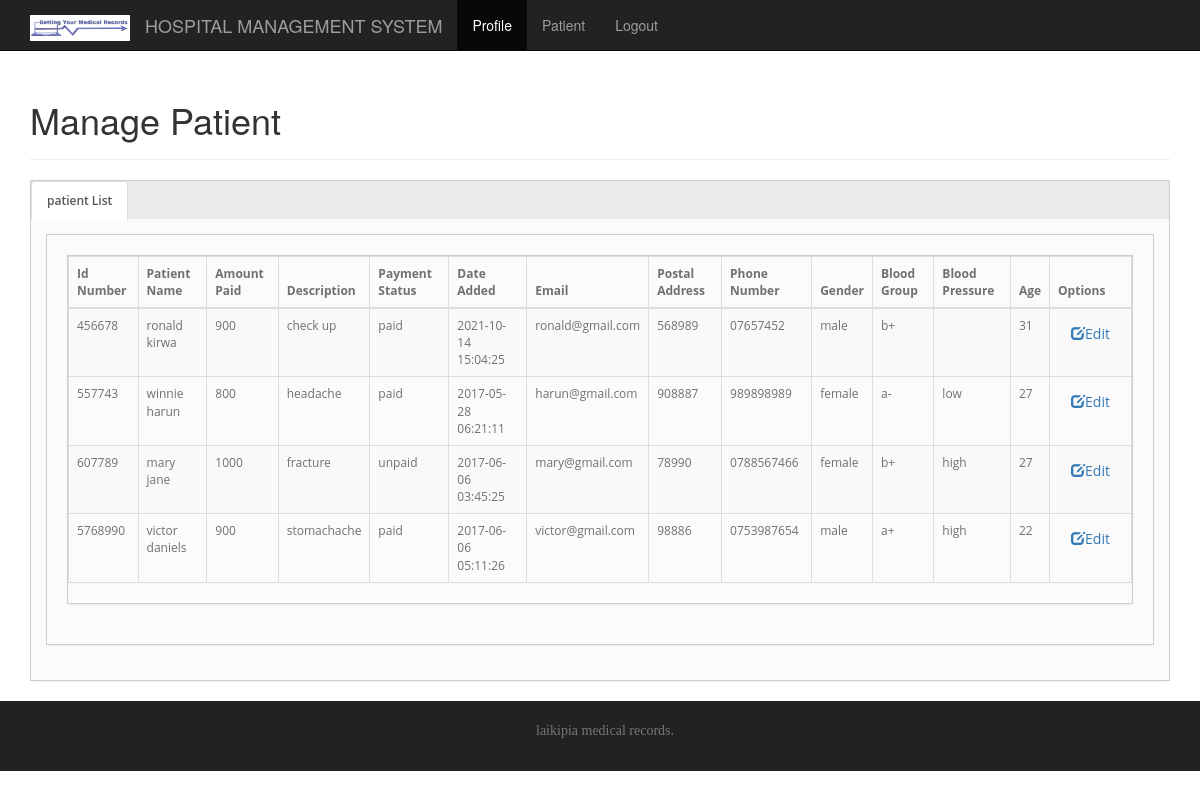
/diagnosis.php (signed in), run on the app's committed database.
### tables this page shows
CREATE TABLE `patient` (
  `id` int(11) NOT NULL,
  `patientname` varchar(100) NOT NULL,
  `amount` int(11) NOT NULL,
  `description` varchar(255) NOT NULL,
  `status` varchar(100) NOT NULL,
  `date_added` timestamp NOT NULL DEFAULT CURRENT_TIMESTAMP ON UPDATE CURRENT_TIMESTAMP,
  `bloodpressure` varchar(100) NOT NULL,
  `bloodgroup` varchar(45) NOT NULL,
  `age` int(11) NOT NULL,
  `gender` varchar(100) NOT NULL,
  `address` varchar(100) NOT NULL,
  `phone` varchar(100) NOT NULL,
  `email` varchar(100) NOT NULL,
  `labreporttype` varchar(255) NOT NULL,
  `labreport` text NOT NULL
);

### diagnosis.php (the view, shortened to what this page needs)
<?php
include'connection.php';
if($_SESSION['loggedInId']) {
$query = "SELECT * FROM patient";
$result = mysqli_query( $conn, $query );
}
?>
<!DOCTYPE html>
<html lang="en">
  <head>
    <link href="bootstrap/css/bootstrap.min.css" rel="stylesheet">
    <link href="css/styles.css" rel="stylesheet">
  </head>
  <body>
    <nav class="navbar navbar-inverse navbar-fixed-top">
      <div class="container">
        <div class="navbar-header">
          <a class="navbar-brand" href="index.html"><img src="images/logo.png" alt="logo" ></a>
          <a class="navbar-brand" href="#">HOSPITAL MANAGEMENT SYSTEM</a>
        </div>
        <div id="navbar" class="collapse navbar-collapse">
          <ul class="nav navbar-nav">
            <li class="active"><a href="lab.php">Profile</a></li>
            <li><a href="diagnosis.php">Patient</a></li>
            <li><a href="index.php">Logout</a></li>
          </ul>
        </div>
      </div>
    </nav>
    <div class="container">
        <div class="page-header">
            <h1>Manage Patient</h1>
        </div>
        <div class="box">
	<div class="box-header">
		<ul class="nav nav-tabs nav-tabs-left">
			<li class="active">
            	<a href="#list" data-toggle="tab"><i class="icon-align-justify"></i>
					patient List
                    	</a></li>
		</ul>
	</div>
	<div class="box-content padded">
		<div class="tab-content">
			<div class="tab-pane box active" id="list" style="padding: 5px">
                <div class="box-content padded">
                    <div class="tab-pane box" id="list">
                        <table class="table table-striped table-bordered table-hover table-responsive">
                          <thead>
                		<tr>
                    		<th>Id Number</th>
                    		<th>Patient Name</th>
                    		<th>Amount Paid</th>
                    		<th>Description</th>
                    		<th>Payment Status</th>
                    		<th>Date Added</th>
                            <th>Email</th>
                            <th>Postal Address</th>
                            <th>Phone Number</th>
                            <th>Gender</th>
                            <th>Blood Group</th>
                            <th>Blood Pressure</th>
                            <th>Age</th>
                    		<th>Options</th>
						</tr>
					</thead>
                    <tbody>
                    <?php
                    if( mysqli_num_rows($result) > 0 ){
                       while( $row = mysqli_fetch_assoc($result) ) {
                           echo "<tr>";
                           echo "<td>" . @$row['id'] . "</td><td>" . @$row['patientname'] . "</td><td>" . @$row['amount'] . "</td><td>" . @$row['description'] . "</td><td>" . @$row['status'] . "</td><td>" . @$row['date_added'] . "</td><td>" . @$row['email'] . "</td><td>" . @$row['address'] . "</td><td>" . @$row['phone'] . "</td><td>" . @$row['gender'] . "</td><td>" . @$row['bloodgroup'] . "</td><td>" . @$row['bloodpressure'] . "</td><td>" . @$row['age'] . "</td>";
                            echo '<td><a href="labreport.php?id=' . $row['id'] . '" type="button" class=btn btn-primary btn-sm"><span class="glyphicon glyphicon-edit"></span>Edit</a></td>';
                           echo "</tr>";
                       }
                   } else {
                     echo "you have no clients";
                   }
                ?>
                        </tbody>
                        </table>
                    </div>
                </div>
			</div>
		</div>
	</div>
</div>
    </div>
      <footer class="footer">
      <div class="container">
        <p class="text-muted">laikipia medical records.</p>
      </div>
    </footer>
  </body>
</html>

### css/styles.css (style rules this page uses)
body { padding-top:60px; }
footer { background: #222; padding: 20px; text-align: center; font-family: Georgia, Times, serif; }
.navbar-brand img { height: 128%; margin-top: 0px; width: 100px; }
.box { box-shadow: 0 2px 2px -2px #cccccc; background: #fbfbfb; border: 1px solid #cdcdcd; border-radius: 0px; margin-bottom: 20px; padding: 0; text-decoration: none; outline: none; font: 400 12px 'Open Sans',HelveticaNeue,Helvetica,Arial; color: #707070; }
.box .box-header { background: #eaeaea; }
.box .box-header .nav-tabs { border-bottom: none; text-shadow: 0 1px white; color: #636363; font-weight: 600; }
.box .box-header .nav { margin-bottom: 0; }
.nav { margin-left: 0; list-style: none; }
.padded { padding: 15px; margin: 0; text-decoration: none; outline: none; }
.tab-content { overflow: auto; }
.tab-content > .tab-pane { margin-bottom: 20px; }
ul { padding: 0; margin: 0 0 10px 25px; }

### data on the page
patient: id "456678", patientname "ronald kirwa", amount "900", description "check up", status "paid", date_added "2021-10-14 15:04:25", email "ronald@gmail.com", address "568989", phone "07657452", gender "male", bloodgroup "b+", age "31"
patient: id "557743", patientname "winnie harun", amount "800", description "headache", status "paid", date_added "2017-05-28 06:21:11", email "harun@gmail.com", address "908887", phone "989898989", gender "female", bloodgroup "a-", bloodpressure "low", age "27"
patient: id "607789", patientname "mary jane", amount "1000", description "fracture", status "unpaid", date_added "2017-06-06 03:45:25", email "mary@gmail.com", address "78990", phone "0788567466", gender "female", bloodgroup "b+", bloodpressure "high", age "27"
patient: id "5768990", patientname "victor daniels", amount "900", description "stomachache", status "paid", date_added "2017-06-06 05:11:26", email "victor@gmail.com", address "98886", phone "0753987654", gender "male", bloodgroup "a+", bloodpressure "high", age "22"
